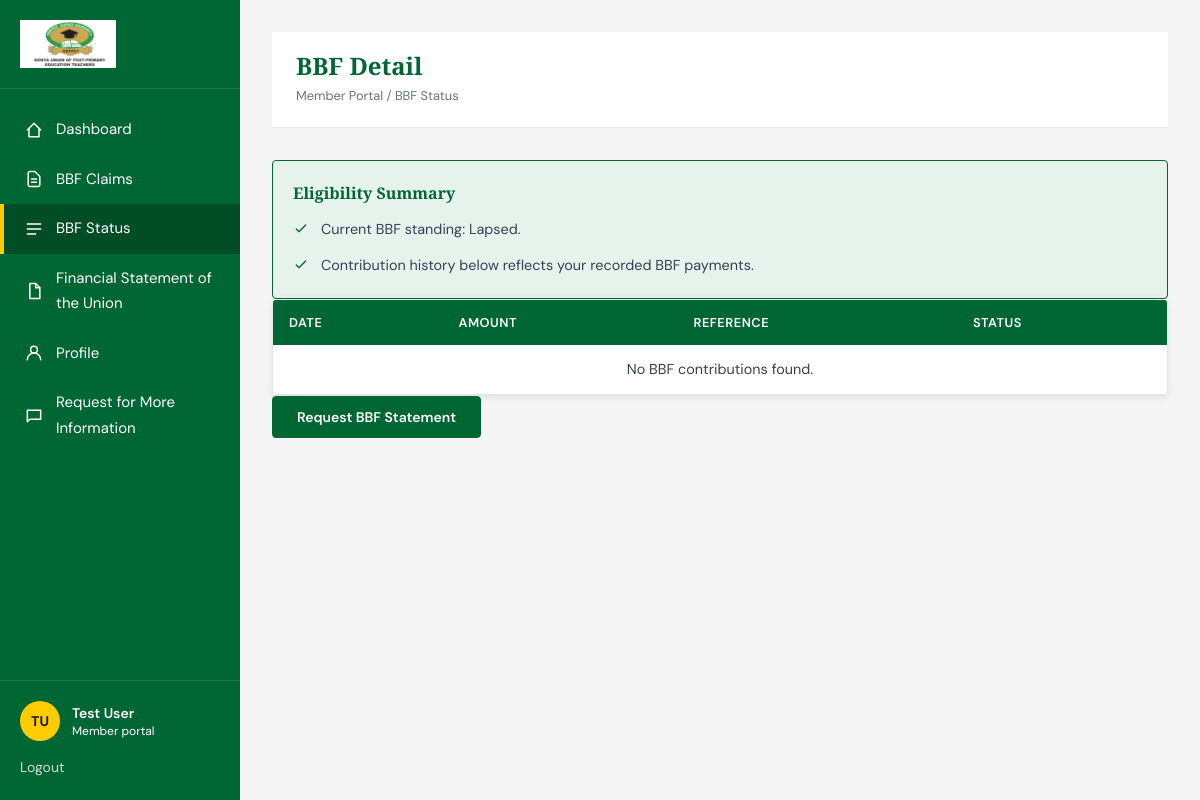
/dashboard/bbf-status/ (signed in), run on the app's committed database.
### accounts/models.py (models this page shows, shortened)
class CustomUser(AbstractUser):
    tsc_number = models.CharField(max_length=50, unique=True)
    email = models.EmailField(_('email address'), unique=True, null=True, blank=True)
    phone_number = models.CharField(max_length=20, blank=True)
    sub_county = models.CharField(max_length=100, blank=True)
    school = models.CharField(max_length=150, blank=True)
    APPROVAL_STATUS_CHOICES = [
        ('PENDING', _('Pending Approval')),
        ('APPROVED', _('Approved')),
        ('REJECTED', _('Rejected')),
    ]
    approval_status = models.CharField(max_length=10, choices=APPROVAL_STATUS_CHOICES, default='PENDING')
    approval_date = models.DateTimeField(null=True, blank=True)
    approved_by = models.ForeignKey(
        'self',
        on_delete=models.SET_NULL,
        null=True,
        blank=True,
        related_name='approved_users'
    )
    totp_secret = models.CharField(max_length=16, blank=True)
    totp_enabled = models.BooleanField(default=False)
    is_subcounty_rep = models.BooleanField(default=False)
    is_county_rep = models.BooleanField(default=False)
    username = None
    USERNAME_FIELD = 'tsc_number' # Use TSC number for login
    REQUIRED_FIELDS = ['email']
    objects = CustomUserManager()

### dashboard/views.py (the view)
# urls.py: path('bbf-status/', views.BBFStatusView.as_view(), name='bbf_status'),
class BBFStatusView(LoginRequiredMixin, TemplateView):
    template_name = "dashboard/bbf_status.html"
    login_url = reverse_lazy("login")
    def get_context_data(self, **kwargs):
        context = super().get_context_data(**kwargs)
        user = self.request.user
        contributions = BBFContribution.objects.filter(user=user).order_by("-contribution_date")
        total_contributed = sum(contribution.amount for contribution in contributions)
        context["contributions"] = contributions
        context["bbf_status"] = get_bbf_status(total_contributed)
        return context

### core/bbf_contacts.py (called while the page is built)
def _build_bec_lookup():
    lookup = {}
    for member in BECMember.objects.all():
        normalized = member.title.strip().lower()
        lookup[normalized] = member
    for title, aliases in TITLE_ALIASES.items():
        primary = lookup.get(title.lower())
        if primary:
            continue
        for alias in aliases:
            alias_match = lookup.get(alias.lower())
            if alias_match:
                lookup[title.lower()] = alias_match
                break
    return lookup

def get_bbf_contacts():
    bec_lookup = _build_bec_lookup()
    contacts = []
    for contact in CONTACT_DIRECTORY:
        bec_member = bec_lookup.get(contact["title"].lower())
        local_phone = contact["phone"]
        tel_phone = local_phone[1:] if local_phone.startswith("0") else local_phone
        contacts.append(
            {
                **contact,
                "holder_name": bec_member.name if bec_member else "",
                "tel_phone": tel_phone,
            }
        )
    return contacts

### dashboard/context_processors.py (called while the page is built)
def bbf_contacts(request):
    return {"contact_list": get_bbf_contacts()}

### dashboard/views.py (called while the page is built)
def get_bbf_status(total_contributed):
    if total_contributed >= 5000:
        return "Good Standing"
    if total_contributed > 0:
        return "Pending Arrears"
    return "Lapsed"

### templates/dashboard/bbf_status.html (shortened to what this page needs)
{% extends 'dashboard/base_dashboard.html' %}
{% block dashboard_title %}BBF Detail{% endblock %}
{% block dashboard_breadcrumb %}Member Portal / BBF Status{% endblock %}
{% block dashboard_content %}
<div class="space-y-6">
    <section class="eligibility-panel">
        <h2>Eligibility Summary</h2>
        <ul class="eligibility-list">
            <li>
                <svg fill="none" stroke="currentColor" viewBox="0 0 24 24" aria-hidden="true">
                    <path stroke-linecap="round" stroke-linejoin="round" stroke-width="2" d="M5 12l4 4L19 6"></path>
                </svg>
                <span>Current BBF standing: {{ bbf_status }}.</span>
            </li>
            <li>
                <svg fill="none" stroke="currentColor" viewBox="0 0 24 24" aria-hidden="true">
                    <path stroke-linecap="round" stroke-linejoin="round" stroke-width="2" d="M5 12l4 4L19 6"></path>
                </svg>
                <span>Contribution history below reflects your recorded BBF payments.</span>
            </li>
        </ul>
    </section>
    <div class="table-shell">
        <table class="data-table">
            <thead>
                <tr>
                    <th>Date</th>
                    <th>Amount</th>
                    <th>Reference</th>
                    <th>Status</th>
                </tr>
            </thead>
            <tbody>
                {% for contribution in contributions %}
                    <tr>
                        <td>{{ contribution.contribution_date|date:"M d, Y" }}</td>
                        <td>KES {{ contribution.amount }}</td>
                        <td>{{ contribution.reference }}</td>
                        <td>
                            <span class="status-badge {% if contribution.status|lower == 'paid' %}status-badge--good{% else %}status-badge--pending{% endif %}">
                                {{ contribution.status }}
                            </span>
                        </td>
                    </tr>
                {% empty %}
                    <tr>
                        <td colspan="4" class="text-center text-[var(--gray-500)]">No BBF contributions found.</td>
                    </tr>
                {% endfor %}
            </tbody>
        </table>
    </div>
    <a href="{% url 'support' %}" class="btn btn-primary">Request BBF Statement</a>
</div>
{% endblock %}

### templates/dashboard/base_dashboard.html (shortened to what this page needs)
{% extends 'base.html' %}
{% load static %}
{% block body_class %}dashboard-body{% endblock %}
{% block site_shell %}
<div class="dashboard-shell">
    <aside class="dashboard-sidebar" id="dashboard-sidebar">
        <div class="dashboard-sidebar__logo">
            <a href="{% url 'dashboard' %}">
                <img src="{% static 'images/kuppet.png' %}" alt="KUPPET Siaya Branch logo">
            </a>
        </div>
        <nav class="dashboard-nav" aria-label="Dashboard navigation">
            <a href="{% url 'dashboard' %}" class="dashboard-nav-link {% if request.resolver_match.url_name == 'dashboard' %}is-active{% endif %}">
                <svg class="dashboard-nav-icon" fill="none" stroke="currentColor" viewBox="0 0 24 24" aria-hidden="true">
                    <path stroke-linecap="round" stroke-linejoin="round" stroke-width="1.8" d="M4 12l8-8 8 8"></path>
                    <path stroke-linecap="round" stroke-linejoin="round" stroke-width="1.8" d="M6 10v10h12V10"></path>
                </svg>
                <span class="dashboard-nav-label">Dashboard</span>
            </a>
            <a href="{% url 'bbf_claims' %}" class="dashboard-nav-link ">
                <svg class="dashboard-nav-icon" fill="none" stroke="currentColor" viewBox="0 0 24 24" aria-hidden="true">
                    <path stroke-linecap="round" stroke-linejoin="round" stroke-width="1.8" d="M9 12h6m-6 4h6m2 5H7a2 2 0 01-2-2V5a2 2 0 012-2h5.586a1 1 0 01.707.293l5.414 5.414a1 1 0 01.293.707V19a2 2 0 01-2 2z"></path>
                </svg>
                <span class="dashboard-nav-label">BBF Claims</span>
            </a>
            <a href="{% url 'bbf_status' %}" class="dashboard-nav-link {% if request.resolver_match.url_name == 'bbf_status' %}is-active{% endif %}">
                <svg class="dashboard-nav-icon" fill="none" stroke="currentColor" viewBox="0 0 24 24" aria-hidden="true">
                    <path stroke-linecap="round" stroke-linejoin="round" stroke-width="1.8" d="M4 6h16M4 12h16M4 18h10"></path>
                </svg>
                <span class="dashboard-nav-label">BBF Status</span>
            </a>
            <a href="{% url 'financials' %}" class="dashboard-nav-link {% if request.resolver_match.url_name == 'financials' %}is-active{% endif %}">
                <svg class="dashboard-nav-icon" fill="none" stroke="currentColor" viewBox="0 0 24 24" aria-hidden="true">
                    <path stroke-linecap="round" stroke-linejoin="round" stroke-width="1.8" d="M7 3h7l5 5v13H7z"></path>
                    <path stroke-linecap="round" stroke-linejoin="round" stroke-width="1.8" d="M14 3v5h5"></path>
                </svg>
                <span class="dashboard-nav-label">Financial Statement of the Union</span>
            </a>
            <a href="{% url 'profile' %}" class="dashboard-nav-link {% if request.resolver_match.url_name == 'profile' %}is-active{% endif %}">
                <span class="dashboard-nav-label">Profile</span>
            </a>
            <a href="{% url 'support' %}" class="dashboard-nav-link {% if request.resolver_match.url_name == 'support' %}is-active{% endif %}">
                <svg class="dashboard-nav-icon" fill="none" stroke="currentColor" viewBox="0 0 24 24" aria-hidden="true">
                    <path stroke-linecap="round" stroke-linejoin="round" stroke-width="1.8" d="M4 5h16v11H7l-3 3V5z"></path>
                </svg>
                <span class="dashboard-nav-label">Request for More Information</span>
            </a>
        </nav>
        <div class="dashboard-sidebar__footer">
            <div class="mb-3 flex items-center gap-3">
                <span class="avatar-badge">{{ user.first_name|default:user.tsc_number|slice:":1" }}{{ user.last_name|slice:":1" }}</span>
                <div class="dashboard-sidebar__footer-text">
                    <p class="text-sm font-semibold">{{ user.get_full_name|default:user.tsc_number }}</p>
                    <p class="text-xs text-white/70">Member portal</p>
                </div>
            </div>
            <a href="{% url 'logout' %}" class="text-sm text-white/80 hover:text-white hover:underline">Logout</a>
        </div>
    </aside>
    <main class="dashboard-main">
        <div class="dashboard-main__inner">
            <div class="dashboard-heading-bar">
                <div class="flex items-start gap-4">
                    <div>
                        <h1>{% block dashboard_title %}Member Dashboard{% endblock %}</h1>
                        <p class="dashboard-breadcrumb">{% block dashboard_breadcrumb %}Member Portal{% endblock %}</p>
                    </div>
                </div>
            </div>
            {% block dashboard_content %}{% endblock %}
        </div>
    </main>
</div>
{% endblock %}

### data on the page
CustomUser: first_name "T", last_name "U", get_full_name "Test User"

### other printed values
{{ bbf_status }} "Lapsed"
